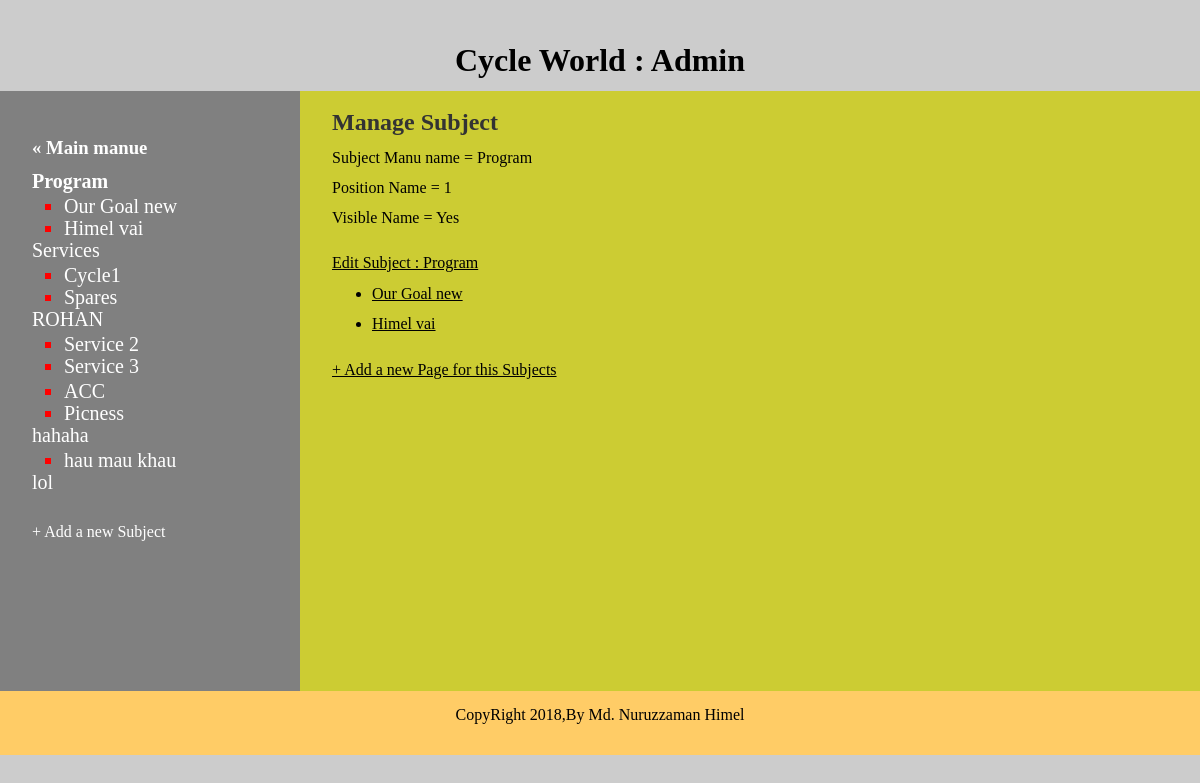
/manage_content.php?subject_id=1 (signed in), run on the app's committed database.
### tables this page shows
CREATE TABLE IF NOT EXISTS `subjects` (
  `id` int(10) NOT NULL AUTO_INCREMENT,
  `manu_name` varchar(30) NOT NULL,
  `position` int(3) NOT NULL,
  `visible` tinyint(1) NOT NULL,
  PRIMARY KEY (`id`)
);

CREATE TABLE IF NOT EXISTS `pages` (
  `id` int(10) NOT NULL AUTO_INCREMENT,
  `subject_id` int(3) NOT NULL,
  `manu_name` varchar(30) NOT NULL,
  `position` int(5) NOT NULL,
  `visible` tinyint(1) NOT NULL,
  `content` text,
  PRIMARY KEY (`id`),
  KEY `subject_id` (`subject_id`)
);

### public/manage_content.php (the view, shortened to what this page needs)
<?php include("../includes/dbconnection.php") ?>
<?php include("../includes/functions.php") ?>
<?php $layout_context = "Admin"; ?>
<?php include("../includes/layouts/header.php") ?>
<?php
	find_selected_page(true);
?>
    <div id="header">
    	<h1>Cycle World : <?php if(isset($layout_context)){ echo $layout_context; } ?> </h1>
    </div>
    <div id="main">
    <div id="navigation">
    	<br> <br>
        <h3><a href="admin.php"> &laquo; Main manue </a></h3>
    	<?php echo nevigation($current_subject,$current_page); ?>
        <br>
        <a href="new_subject.php"> + Add a new Subject</a><br><br><br>
	</div>
	<div id="page">
        <p>
        	<?php
			if(isset($current_subject))
			{ echo "<h2> Manage Subject</h2>";
				echo "Subject Manu name = ".htmlentities($current_subject["manu_name"])."<br><br>";
				echo "Position Name = ".$current_subject["position"]."<br><br>";
				if($current_subject["visible"] == 1)
				{
					echo "Visible Name = Yes";
				}
				else
				{
					echo "Visible Name = NO";
				}
				?><br><br><br>
			<a href="edit_subject.php?subject_id=<?php echo urlencode($current_subject["id"]) ;?>">Edit Subject : <?php echo $current_subject["manu_name"] ;?></a>
           <?php $page_set = find_all_pages_from_subject($current_subject["id"],false);
		   	?>
			<ul>
				<?php	while($row = mysqli_fetch_assoc($page_set))
                    {
                    ?>
                    <li>
					<a href="edit_page.php?page_id=<?php echo urlencode($row["id"]); ?>"><?php	echo $row["manu_name"];?> </a>
                    </li> <br>
                		<?php
				    }?>
     		</ul>
		    <a href="new_page.php?subject_id=<?php echo urlencode($current_subject["id"]) ;?>"> + Add a new Page for this Subjects</a><br><br><br>
		<?php }
			 ?>
        </p>
	</div>
<?php include("../includes/layouts/footer.php") ?>

### includes/layouts/header.php (shortened to what this page needs)
<!doctype html>
<html>
<head>
<link rel="stylesheet" type="text/css" href="syslesheet/main.css">
</head>
<body>

### includes/functions.php (shortened to what this page needs)
<?php
function find_all_subjects($public=true){
	global $connection;
	$quere="SELECT * FROM subjects ";
	$subject_set = mysqli_query($connection,$quere);
	return 	$subject_set;
}
function find_all_pages_from_subject($subject_id,$public=true){
	global $connection;
	$subject_id=mysqli_real_escape_string($connection,$subject_id);
	$quere="SELECT * FROM pages ";
	$quere .="WHERE subject_id=$subject_id ";
	$page_set = mysqli_query($connection,$quere);
	return $page_set;
}
function find_subject_by_id($selected_subject_id){
	global $connection;
	$selected_subject_id = mysqli_real_escape_string($connection,$selected_subject_id);
	$quere="SELECT * FROM subjects ";
	$quere .="WHERE visible=1 ";
	$quere .="AND id=$selected_subject_id ";
	$subject_set = mysqli_query($connection,$quere);
	if($subject_row = mysqli_fetch_assoc($subject_set)){
	return $subject_row;
	}else{
	return NULL;
	}
}
function find_selected_page(){
	if(isset($_GET["subject_id"]))
	{
		$current_subject = find_subject_by_id($_GET["subject_id"]);
		$current_page=NULL;
	}
}
function nevigation($subject_array,$page_array){
	$subject_set = find_all_subjects(false);
	$output = "<ul type=\"disc\" class=\"subjects\">";
	while($subject = mysqli_fetch_assoc($subject_set)) {
		$output .= " <div class=\"subjectList\">";
		$output .= "<li" ;
		if($subject_array && $subject["id"] == $subject_array["id"]){
		$output .= " class=\"selected\"";
		}
		$output .= ">";
		$output .= "<a href=\"manage_content.php?subject_id=";
		$output .= urlencode($subject["id"]);
		$output .="\">";
		$output .= htmlentities($subject["manu_name"]);
		$output .= "</a><ul class=\"pages\">";
		$page_set = find_all_pages_from_subject($subject["id"],false);
		while($page = mysqli_fetch_assoc($page_set)) {
				$output .=" <div class=\"pageList\">";
				$output .= "<li" ;
				$output .= ">";
				$output .=" <a href=\"manage_content.php?page_id=";
				$output .= urlencode($page["id"]) ;
				$output .="\">";
				$output .= htmlentities($page["manu_name"]);
				$output .="</a></li></div>";
		}
			$output .= "</ul>";
			$output .= "</li> </div>";
		}
	$output .="</ul>";
	return $output;
}
?>

### includes/layouts/footer.php (shortened to what this page needs)
<div id="footer"> CopyRight <?php echo date('Y');?>,By Md. Nuruzzaman Himel </div>
    </div>
</body>
</html>

### public/syslesheet/main.css (style rules this page uses)
html { height:100%; width:100%; }
body { width:100%;height:100%; margin:0;padding:0;border:0; font-family:times new Cambria, "Hoefler Text", "Liberation Serif", Times, "Times New Roman", serif; font-size::14px; line-height:15px; background:#ccc; }
a { color:black; }
#header { height:70px; margin:0; padding:0; text-align:center;color:#000; }
#header h1 { padding:1em ; font-size:2eml margin:0;font-weight:bold; }
#main { height:600px; width:100%; margin:0;padding:0; background:#cc3; }
#footer { clear:both; height:2em ; margin:0;padding:1em; text-align:center;background:#fc6;color:#000; }
#navigation { background: gray none repeat scroll 0 0; color: #fff; float: left; height: 100%; margin: 0; padding: 0 2em; width: 236px; }
#navigation a { color:#fff; text-decoration:none; }
ul.subjects { margin:1em 0; padding-left:0;list-style:none; color:red; font-size:1.2em; }
ul.pages { padding-left:2em;list-style:square; font-weight:normal; font-size:0.8em; }
.selected { font-weight:bold; }
#page { float:left;height:100%;width:400px; padding-left:2em;vertical-align:top; background:#cc3; }
#page h2 { color:#333; margin-top:1em; }
#navigation ul { margin-top: 10px; }
.subjects li { font-size: 20px; margin-bottom: 7px; }

### data on the page
subjects: value "Program", manu_name "Program", position "1"
pages: value "Our Goal new", manu_name "Our Goal new"
pages: value "Himel vai", manu_name "Himel vai"
subjects: value "Services"
pages: value "Cycle1"
pages: value "Spares"
subjects: value "ROHAN"
pages: value "Service 2"
pages: value "Service 3"
pages: value "ACC"
pages: value "Picness"
subjects: value "hahaha"
pages: value "hau mau khau"
subjects: value "lol"

### other printed values
$layout_context "Admin"
